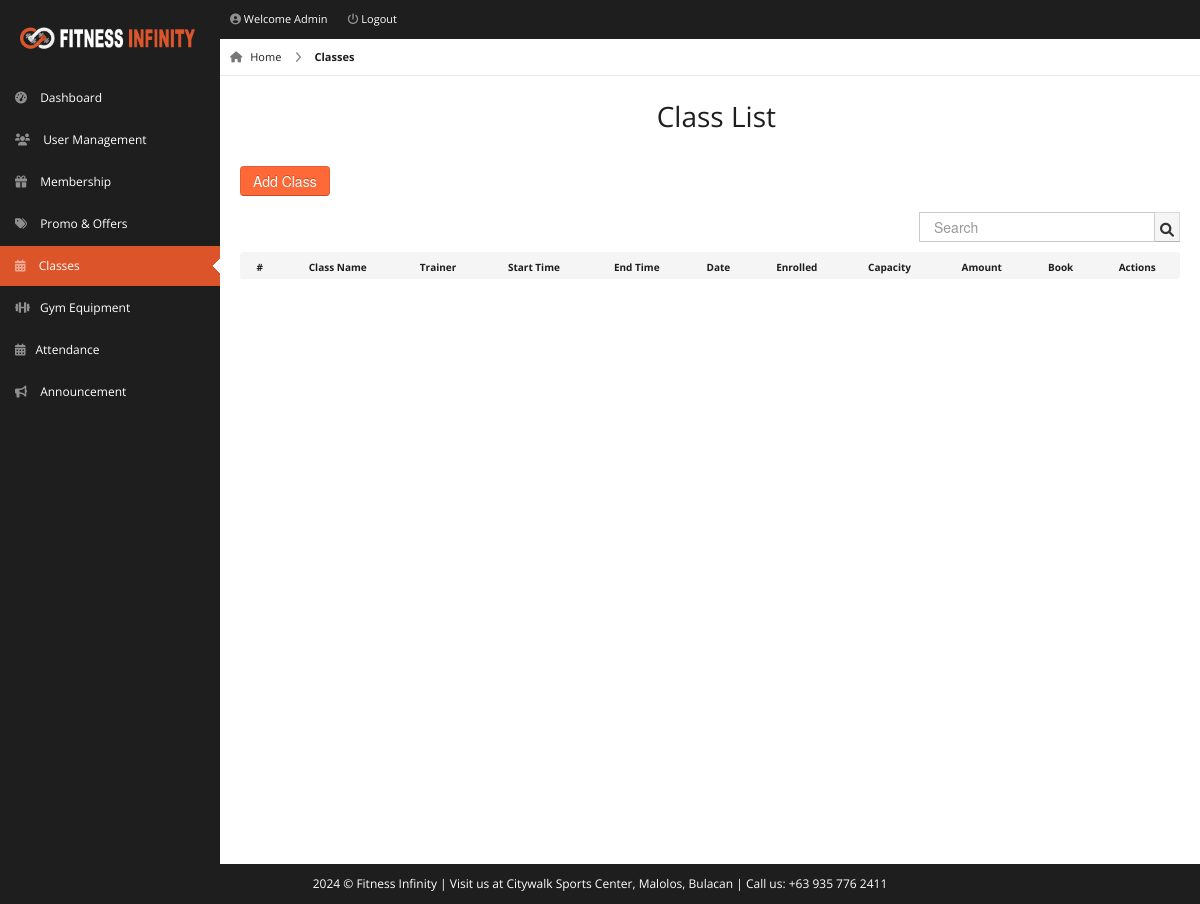
The page /pages/admin/classes.php (signed in) on the database as committed earlier.
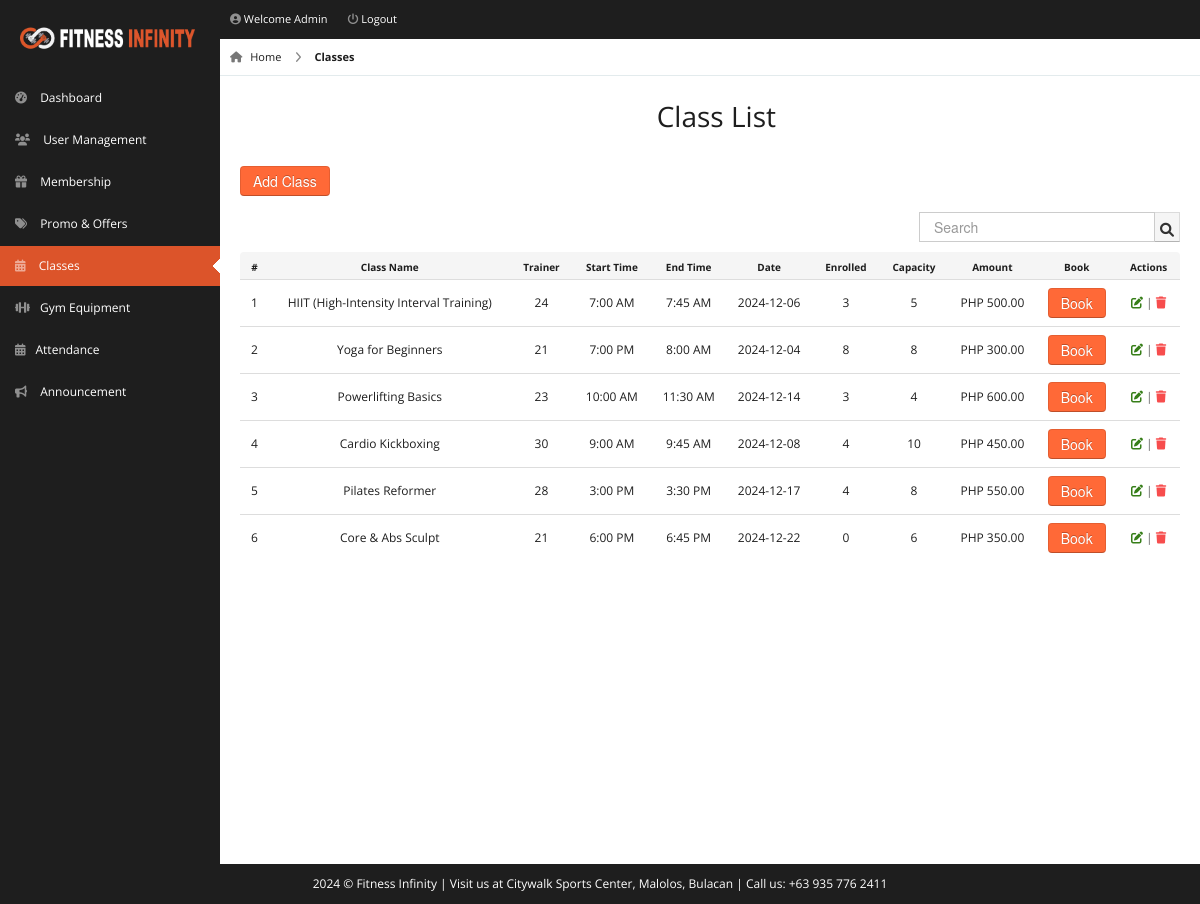
The same page on the database as committed later.
### tables this page shows
CREATE TABLE `classes` (
  `id` int(11) NOT NULL,
  `classname` varchar(70) NOT NULL,
  `trainer` varchar(100) NOT NULL,
  `start_time` time NOT NULL,
  `end_time` time NOT NULL,
  `date` date NOT NULL,
  `capacity` int(11) NOT NULL,
  `amount` decimal(10,2) NOT NULL,
  `enrolled` int(11) NOT NULL
);

### pages/admin/classes.php (the view, shortened to what the changed rows need)
<!DOCTYPE html>
<html lang="en">
<head>
    <link rel="stylesheet" href="../../css/bootstrap.min.css" />
    <link rel="stylesheet" href="../../css/bootstrap-responsive.min.css" />
    <link rel="stylesheet" href="../../css/fullcalendar.css" />
    <link rel="stylesheet" href="../../css/matrix-style.css" />
    <link rel="stylesheet" href="../../css/matrix-media.css" />
    <link rel="stylesheet" href="../../css/jquery.gritter.css" />
    <link rel="stylesheet" href="https://cdnjs.cloudflare.com/ajax/libs/font-awesome/6.0.0/css/all.min.css">
</head>
<body>
    <div id="header">
        <h1><a href="dashboard.html">Fitness Infinity Gym Admin</a></h1>
    </div>
    <div id="content">
        <div id="content-header">
            <h1 class="text-center">Class List <i class="fas fa-group"></i></h1>
        </div>
        <div class="container-fluid">
            <div class="row-fluid">
                <div class="span12">
                    <div class='widget-box'>
                        <div class='widget-content nopadding'>
                            <?php
                            include "dbcon.php";
                            $qry = "select *,
                            DATE_FORMAT(start_time, '%l:%i %p') AS start_time_formatted,
                            DATE_FORMAT(end_time, '%l:%i %p') AS end_time_formatted
                            from classes";
                            $cnt = 1;
                            $result = mysqli_query($con, $qry);
                            echo "<table class='table table-bordered table-hover'>
                            <thead>
                                <tr>
                                <th>#</th>
                                <th>Class Name</th>
                                <th>Trainer</th>
                                <th>Start Time</th>
                                <th>End Time</th>
                                <th>Date</th>
                                <th>Enrolled</th>
                                <th>Capacity</th>
                                <th>Amount</th>
                                <th>Book</th>
                                <th>Actions</th>
                                </tr>
                            </thead>";
                            while ($row = mysqli_fetch_array($result)) {
                                echo "<tbody>
                                <td><div class='text-center'>" . $cnt . "</div></td>
                                <td><div class='text-center'>" . $row['classname'] . "</div></td>
                                <td><div class='text-center'>" . $row['trainer'] . "</div></td>
                                <td><div class='text-center'>" . $row['start_time_formatted'] . "</div></td>
                                <td><div class='text-center'>" . $row['end_time_formatted'] . "</div></td>
                                <td><div class='text-center'>" . $row['date'] . "</div></td>
                                <td><div class='text-center'>" . $row['enrolled'] . "</div></td>
                                <td><div class='text-center'>" . $row['capacity'] . "</div></td>
                                <td><div class='text-center'>PHP " . $row['amount'] . "</div></td>
                                <td><div class='text-center'>
                                    <a href='book-class.php?id=" . $row['id'] . "'><button class='btn btn-primary btn'></i> Book</button></a></div>
                                </td>
                                <td><div class='text-center'>
                                    <a href='edit-class.php?id=" . $row['id'] . "' title='Edit' class='tip-bottom'><i class='fas fa-edit' style='color:#367E18'></i> | </a>
                                    <a href='actions/delete-class.php?id=" . $row['id'] . "' title='Delete' class='tip-bottom' style='color:#f74d4d;'><i class='fas fa-trash'></i></a>
                                </div></td>
                            </tbody>";
                                $cnt++;
                            }
                            ?>
                            </table>
                        </div>
                    </div>
                </div>
            </div>
        </div>
    </div>
</body>
</html>

Rows that differ between the two databases and show on the page:
added classes: classname "HIIT (High-Intensity Interval Training)", trainer "24", start_time_formatted "7:00 AM", end_time_formatted "7:45 AM", date "2024-12-06", enrolled "3", capacity "5", amount "500.00"
added classes: classname "Yoga for Beginners", trainer "21", start_time_formatted "7:00 PM", end_time_formatted "8:00 AM", date "2024-12-04", enrolled "8", capacity "8", amount "300.00"
added classes: classname "Powerlifting Basics", trainer "23", start_time_formatted "10:00 AM", end_time_formatted "11:30 AM", date "2024-12-14", enrolled "3", capacity "4", amount "600.00"
added classes: classname "Cardio Kickboxing", trainer "30", start_time_formatted "9:00 AM", end_time_formatted "9:45 AM", date "2024-12-08", enrolled "4", capacity "10", amount "450.00"
added classes: classname "Pilates Reformer", trainer "28", start_time_formatted "3:00 PM", end_time_formatted "3:30 PM", date "2024-12-17", enrolled "4", capacity "8", amount "550.00"
added classes: classname "Core & Abs Sculpt", trainer "21", start_time_formatted "6:00 PM", end_time_formatted "6:45 PM", date "2024-12-22", enrolled "0", capacity "6", amount "350.00"
